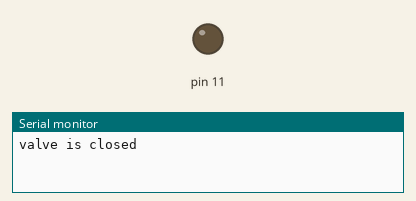
This sketch was run on a simulated Arduino Uno, built with avr-gcc and run on an emulated ATmega328P. Shown: output pins drawn as LEDs (lit = HIGH), the last lines printed to the serial monitor.

Above: at 2.0 s.
At 6.0 s:
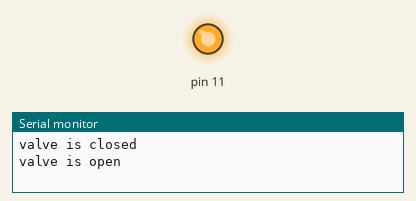
Timing chart, 0 to 10.4 s (numbered marks = the images above):
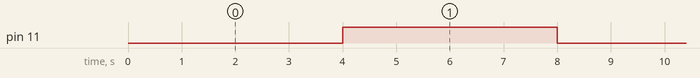

The sketch:

flow_ctl_on_off.ino
```cpp
void setup() {
  // put your setup code here, to run once:
  pinMode(11, OUTPUT);
  Serial.begin(9600);
}

void loop() {
  // put your main code here, to run repeatedly:
  analogWrite(11, 0);
  Serial.println("valve is closed");
  delay(4000);
  analogWrite(11, 255);
  Serial.println("valve is open");
  delay(4000);
}
```

Measured:
- by itself, pin 11: alternates HIGH for 4.0 s and LOW for 4.0 s
